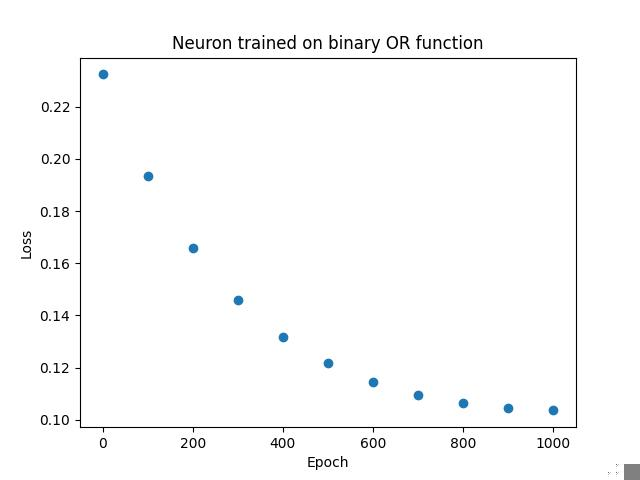

Write the Python code that produced this figure.
from os import getenv

PROFILING = int(getenv("PROFILING", "0"))

if not PROFILING:
    import matplotlib.pyplot as plt
    import numpy as np

###############################################################################

from random import random

from cudagrad.nn import Module, mse, sgd
from cudagrad.tensor import Tensor


class Linear(Module):
    def __init__(self, inputs: int, outputs: int):
        self.w = Tensor([outputs, inputs], [random() for _ in range(outputs * inputs)])
        self.b = Tensor([outputs], [random() for _ in range(outputs)])

    def __call__(self, x: Tensor) -> Tensor:
        return (self.w @ x) + self.b


if __name__ == "__main__":
    # OR
    inputs = [[0, 0], [0, 1], [1, 0], [1, 1]]
    targets = [0, 1, 1, 1]

    EPOCHS = 1000
    lr = 0.0001
    epochs = []
    losses = []
    model = Linear(2, 1)
    for epoch in range(EPOCHS + 1):
        for i, input in enumerate(inputs):
            model.zero_grad()
            loss = mse(Tensor([1], [targets[i]]), model(Tensor([2, 1], input)))
            loss.backward()
            sgd(model, lr)
        if epoch % (EPOCHS // 10) == 0:
            print(f"{epoch=}", f"{loss.item()}")
            epochs.append(epoch)
            losses.append(loss.item())
            out0 = round(model(Tensor([2, 1], inputs[0])).item())
            out1 = round(model(Tensor([2, 1], inputs[1])).item())
            out2 = round(model(Tensor([2, 1], inputs[2])).item())
            out3 = round(model(Tensor([2, 1], inputs[3])).item())
            print(
                "0 OR 0 = ",
                round(model(Tensor([2, 1], inputs[0])).item(), 2),
                "🔥" if out0 == 0 else "",
            )
            print(
                "0 OR 1 = ",
                round(model(Tensor([2, 1], inputs[1])).item(), 2),
                "🔥" if out1 == 1 else "",
            )
            print(
                "1 OR 0 = ",
                round(model(Tensor([2, 1], inputs[2])).item(), 2),
                "🔥" if out2 == 1 else "",
            )
            print(
                "1 OR 1 = ",
                round(model(Tensor([2, 1], inputs[3])).item(), 2),
                "🔥" if out3 == 1 else "",
            )

    if not PROFILING:
        plt.scatter(epochs, losses)
        plt.title("Neuron trained on binary OR function")
        plt.xlabel("Epoch")
        plt.ylabel("Loss")
        plt.savefig("./cudagrad/plots/linear.jpg")
